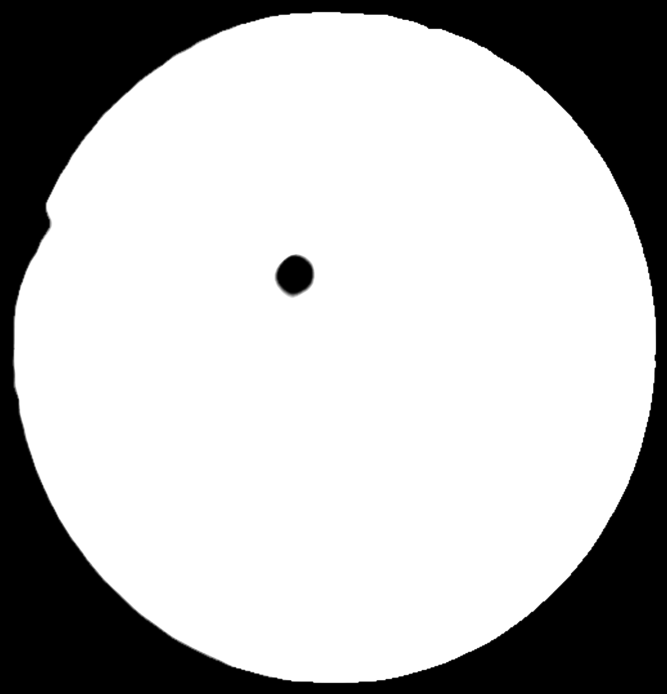
#> input picture Data/20200221_133005_381.ply.png, 2000 x 2081 px, found by its file name (shown at 1/3 size)
$ python removeinnercontours.py
#> lines starting #> are read from the running program, lines starting #| are printed output that depends on the picture; after the words box and inside, x2 and y2 are one past the last pixel; in counts of white or black regions, pixels touching at a corner belong together
import cv2
import numpy as np

img = cv2.imread(r'D:\Work\INEA_EdgeChips\Data\20200221_133005_381.ply.png')
#> img is the input picture: shape (2081, 2000, 3); min 0, max 255, mean 186
image = cv2.resize(img, (500, 500))
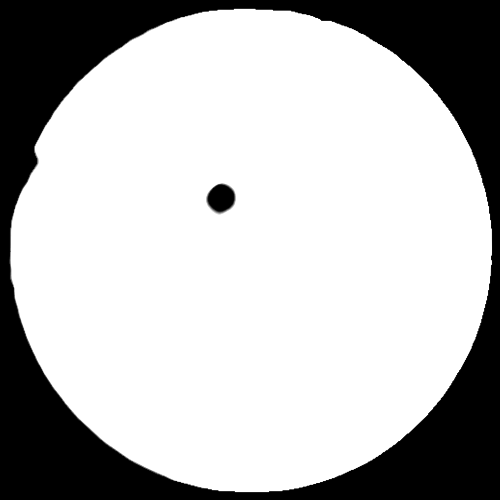
#> image: shape (500, 500, 3); min 0, max 255, mean 186
image_contours = np.zeros((img.shape[1], img.shape[0], 1), np.uint8)

image_binary = np.zeros((img.shape[1], img.shape[0], 1), np.uint8)

for channel in range(img.shape[2]):
    ret, image_thresh = cv2.threshold(img[:, :, channel], 127, 255, cv2.THRESH_BINARY)
    contours = cv2.findContours(image_thresh, 1, 1)[0]
    cv2.drawContours(image_contours, contours, -1, (255,255,255), 3)
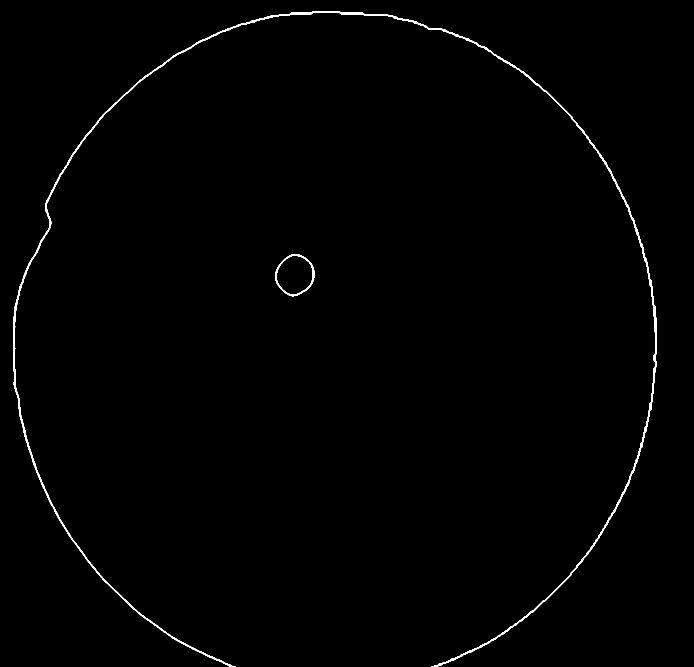
#> image_contours: shape (2000, 2081, 1) (shown at 1/3 size); 0.65% white; 2 white regions

contours = cv2.findContours(image_contours, cv2.RETR_LIST,
                           cv2.CHAIN_APPROX_SIMPLE)[0]
#> contours = 3 contours; box (x1, y1, x2, y2) and area: (39, 34, 1970, 2000) 20262, (825, 762, 943, 889) 10976, (829, 766, 939, 885) 9700

cv2.drawContours(image_binary, [max(contours, key = cv2.contourArea)],
                -1, (255, 255, 255), -1)
#> image_binary: shape (2000, 2081, 1); 0.61% white; 1 white region, box (x1, y1, x2, y2) and area: (39, 34, 1970, 2000) 25256

cv2.imwrite('Output/fill_contour.jpg', image_binary)
cv2.imshow('Small Contour', image_binary)
cv2.waitKey(0)
